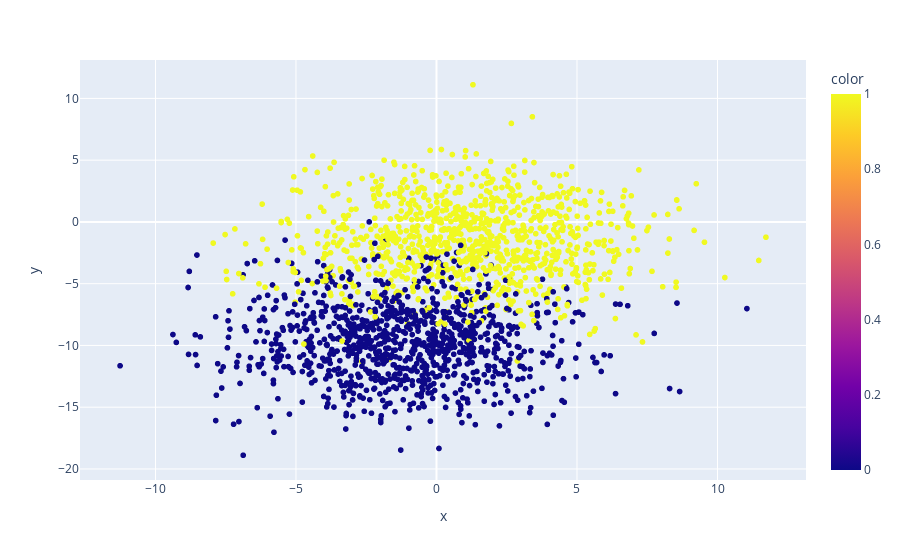

Notebook code for this chart:
### Code cell
#2 dimensional dataset (can be visualized)

from sklearn.datasets import make_blobs
import numpy as np
X, y = make_blobs(n_samples=2000, centers=2, n_features=2,random_state=2,cluster_std=3)
X = X.T

import plotly.express as px
fig = px.scatter(x=X[0,:], y=X[1,:],color=y)
fig.show()


#Since PSO is a stochastic algorithm, we need to test more than one run with variying random_states in order to check the performance. Here I check the average fitness across 10 runs.
results = list()
for i in range(10):
    prediction, best_weights, bestFitness = PSO_NN_Classification(X,y,metric_used = "accuracy",num_particles = 50,max_iter = 1000,w = 0.729,c1 = 1.49445,c2 = 1.49445,random_state=i)
    results.append(bestFitness)
print("Average Fitness across all runs: ",np.mean(results))

### Figure 1 — Plotly figure (JSON) as saved in the notebook; plotly's stock layout.template omitted (floating-point values rounded to 4 significant figures; data arrays with more than 128 entries replaced by an {"elided": "..."} marker saying what was removed)
{"data": [{"hovertemplate": "x=%{x}<br>y=%{y}<br>color=%{marker.color}<extra></extra>", "legendgroup": "", "marker": {"color": {"elided": "2000 int values"}, "coloraxis": "coloraxis", "symbol": "circle"}, "mode": "markers", "name": "", "showlegend": false, "type": "scattergl", "x": {"elided": "2000 float values"}, "xaxis": "x", "y": {"elided": "2000 float values"}, "yaxis": "y"}], "layout": {"coloraxis": {"colorbar": {"title": {"text": "color"}}, "colorscale": [[0, "#0d0887"], [0.1111, "#46039f"], [0.2222, "#7201a8"], [0.3333, "#9c179e"], [0.4444, "#bd3786"], [0.5556, "#d8576b"], [0.6667, "#ed7953"], [0.7778, "#fb9f3a"], [0.8889, "#fdca26"], [1, "#f0f921"]]}, "legend": {"tracegroupgap": 0}, "margin": {"t": 60}, "xaxis": {"anchor": "y", "domain": [0, 1], "title": {"text": "x"}}, "yaxis": {"anchor": "x", "domain": [0, 1], "title": {"text": "y"}}}}
